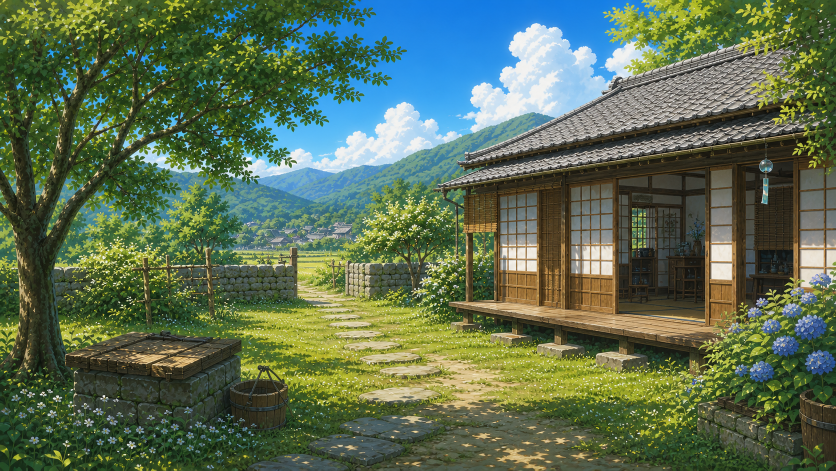
#> input picture resources/design/CloudVillageHomeyard_no_character_master.png, 1672 x 941 px (shown at 1/2 size)
$ python -i build_protagonist_from_production_strips.py   (imports and definitions only)
#> lines starting #> are read from the running program, lines starting #| are printed output that depends on the picture
from __future__ import annotations

from dataclasses import dataclass
from pathlib import Path
import re

import numpy as np
from PIL import Image, ImageDraw


ROOT = Path(__file__).resolve().parents[1]
FINAL_STRIP_DIR = ROOT / "production" / "assets" / "protagonist" / "final_source_strips"
OUT_DIR = ROOT / "sprites" / "characters" / "protagonist" / "frames"
SPRITE_FRAMES = ROOT / "sprites" / "characters" / "protagonist" / "player_mvp_4dir_frames.tres"
MOTION_PREVIEW = ROOT / ".codex" / "protagonist_redesign_motion_preview.png"
RUNTIME_SCENE_PREVIEW = ROOT / ".codex" / "protagonist_redesign_runtime_scene_preview.png"
LEGACY_PREVIEW = ROOT / ".codex" / "protagonist_mvp_animation_preview.png"
SCENE_BG = ROOT / "resources" / "design" / "CloudVillageHomeyard_no_character_master.png"

SOURCE_SLOT_SIZE = (384, 576)
FRAME_SIZE = (192, 288)
FOOT_BASELINE_Y = 270


@dataclass(frozen=True)
class RowSpec:
    animation: str
    loop: bool
    speed: float
    expected: int


ROWS = [
    RowSpec("player_walk_down", True, 6.0, 8),
    RowSpec("player_walk_down_left", True, 6.0, 8),
    RowSpec("player_walk_left", True, 6.0, 8),
    RowSpec("player_walk_up_left", True, 6.0, 8),
    RowSpec("player_walk_up", True, 6.0, 8),
    RowSpec("player_walk_up_right", True, 6.0, 8),
    RowSpec("player_walk_right", True, 6.0, 8),
    RowSpec("player_walk_down_right", True, 6.0, 8),
    RowSpec("player_idle_down", True, 4.2, 4),
    RowSpec("player_idle_down_left", True, 4.2, 4),
    RowSpec("player_idle_left", True, 4.2, 4),
    RowSpec("player_idle_up_left", True, 4.2, 4),
    RowSpec("player_idle_up", True, 4.2, 4),
    RowSpec("player_idle_up_right", True, 4.2, 4),
    RowSpec("player_idle_right", True, 4.2, 4),
    RowSpec("player_idle_down_right", True, 4.2, 4),
    RowSpec("player_interact_down", False, 8.0, 6),
    RowSpec("player_interact_down_left", False, 8.0, 6),
    RowSpec("player_interact_left", False, 8.0, 6),
    RowSpec("player_interact_up_left", False, 8.0, 6),
    RowSpec("player_interact_up", False, 8.0, 6),
    RowSpec("player_interact_up_right", False, 8.0, 6),
    RowSpec("player_interact_right", False, 8.0, 6),
    RowSpec("player_interact_down_right", False, 8.0, 6),
    RowSpec("player_sit_down_side", False, 7.0, 6),
    RowSpec("player_sit_down_down", False, 7.0, 6),
    RowSpec("player_sit_down_up", False, 7.0, 6),
    RowSpec("player_sit_idle_side", True, 4.2, 6),
    RowSpec("player_sit_idle_down", True, 4.2, 6),
    RowSpec("player_sit_idle_up", True, 4.2, 6),
    RowSpec("player_stand_up_side", False, 7.0, 6),
    RowSpec("player_stand_up_down", False, 7.0, 6),
    RowSpec("player_stand_up_up", False, 7.0, 6),
]


def fail(message: str) -> None:
    raise SystemExit(f"FAIL: {message}")


# [109 lines left out: functions alpha_bounds, align_baseline, import_strip, write_frames, build_tres, write_motion_preview, not called in this run]


def write_runtime_scene_preview(frame_paths: dict[str, list[Path]]) -> None:
    if SCENE_BG.exists():
        bg = Image.open(SCENE_BG).convert("RGBA").resize((1280, 720), Image.Resampling.LANCZOS)
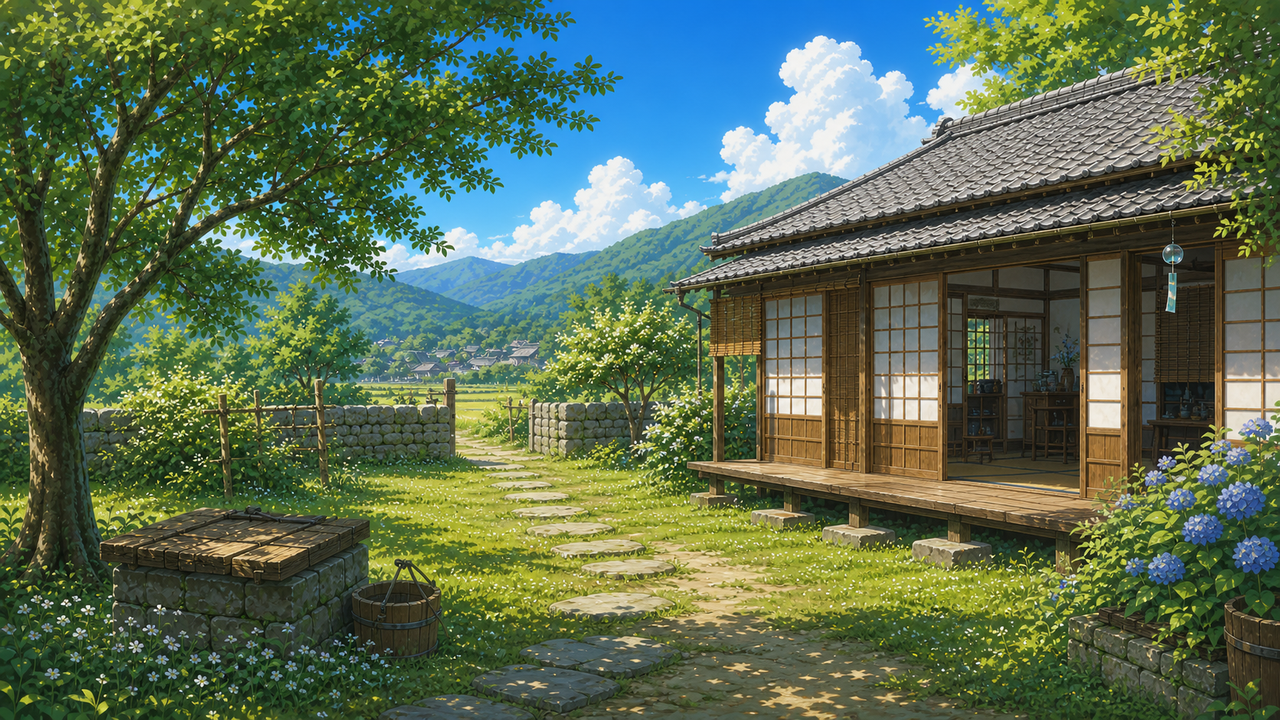
#> bg: PIL image 1280x720 RGBA; mean R, G, B, A 91.1, 110.1, 83.6, 255
    else:
        bg = Image.new("RGBA", (1280, 720), (202, 213, 184, 255))
#> (the run stopped early here; a loop or call above may not have finished)
